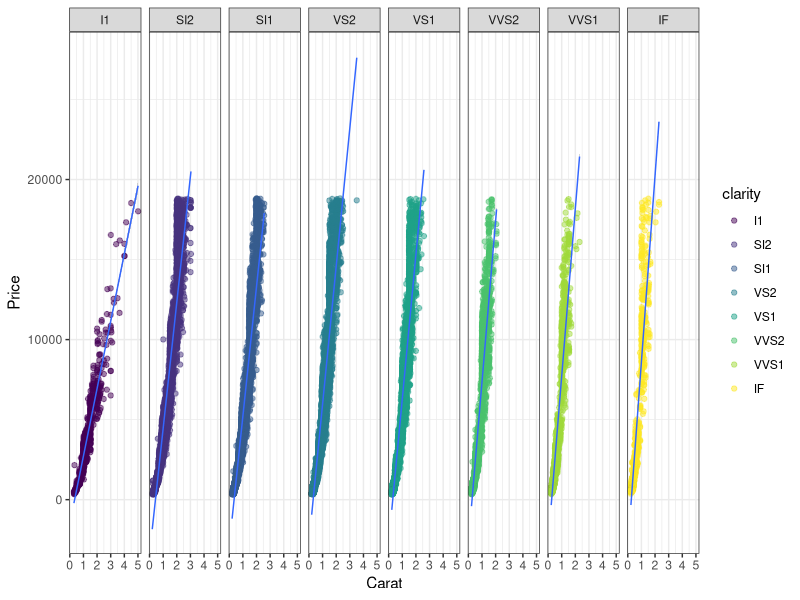

Reproduce this figure in R.
library(ggplot2)

plotDiamonds<-function(){
  sp<-ggplot(diamonds,aes(x=diamonds$carat,y=diamonds$price))+
    geom_point(shape=1)
  sp <- sp + facet_grid(clarity~.)
  sp
}

plotDiamonds2<-function(){
  g<-ggplot(diamonds,aes(diamonds$carat,diamonds$price))
  g<-g+geom_point(aes(color=clarity),alpha=1/2)
  g<-g+facet_grid(.~clarity)
  g<-g+geom_smooth(size=0.5,linetype=1,method="lm")
  g<-g+xlab("Carat")+ylab("Price")
  g<-g+theme_bw()
  g
}

plotDiamonds2()